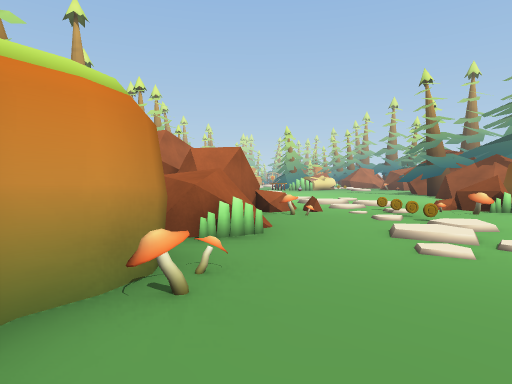
View 1 (above)

21 first-person views from a walk through a Unity game level. The camera is 1.5 m above the floor, tilts 2° down and sees 75° across. The floor is counted in squares, 2 m on a side. Each view is taken from the middle of a square. On the plan, view 1 faces up. The plan holds only what a view shows up to about 11 squares ahead; the rest is blank. The place goes on beyond the plan.

View 2
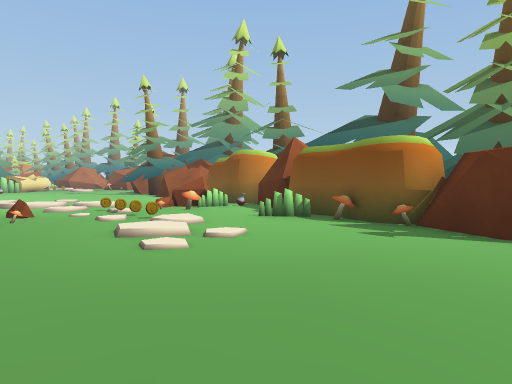

View 3
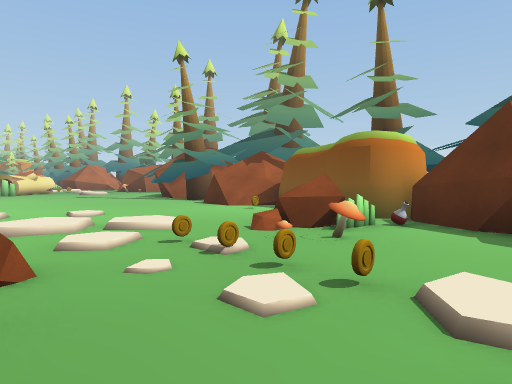

View 4
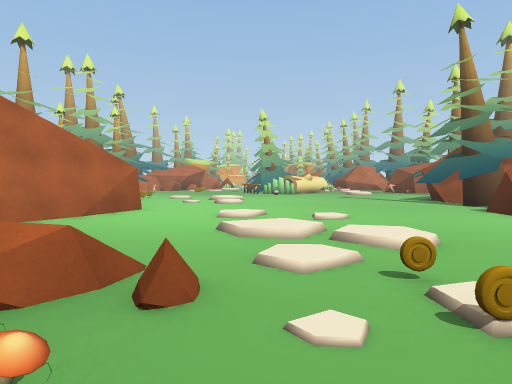

View 5
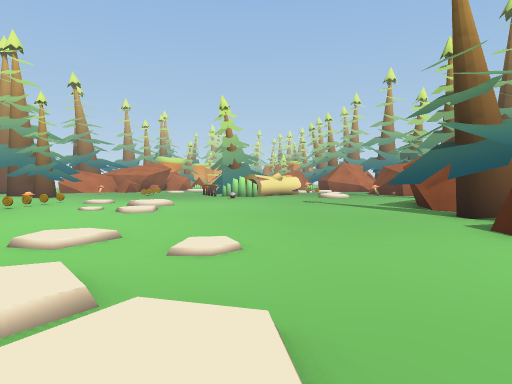

View 6
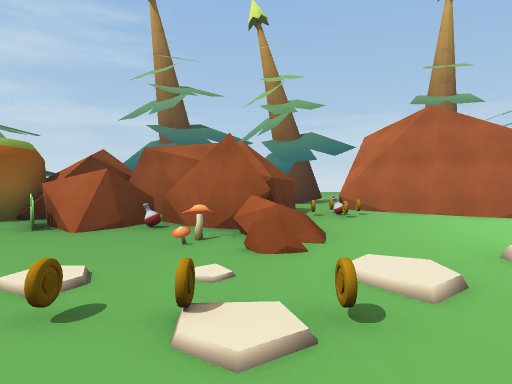

View 7
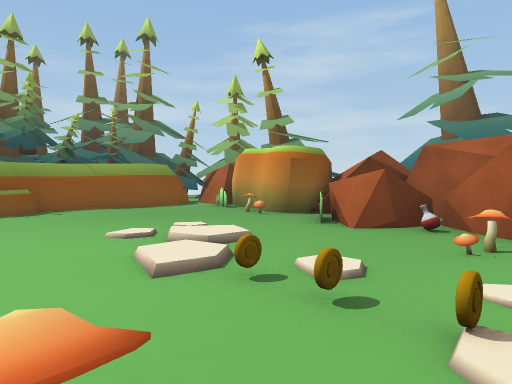

View 8
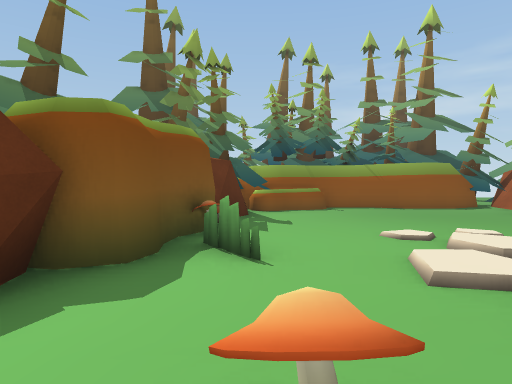

View 9
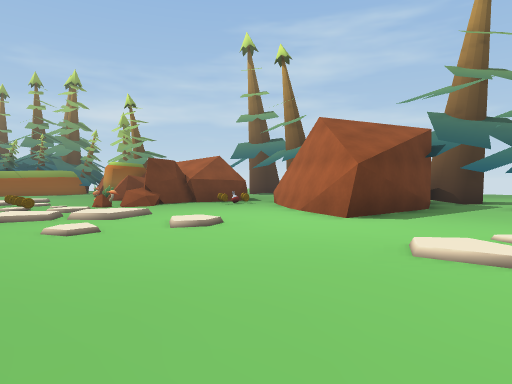

View 10
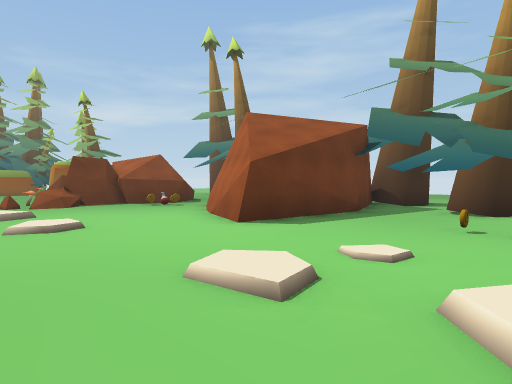

View 11
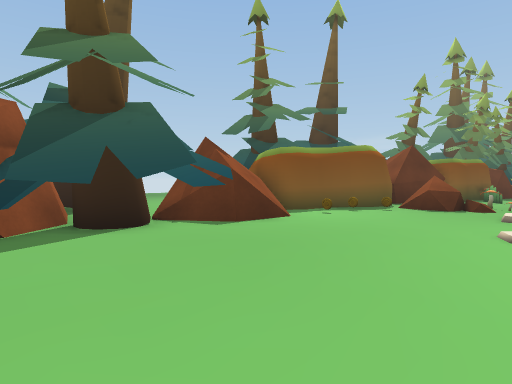

View 12
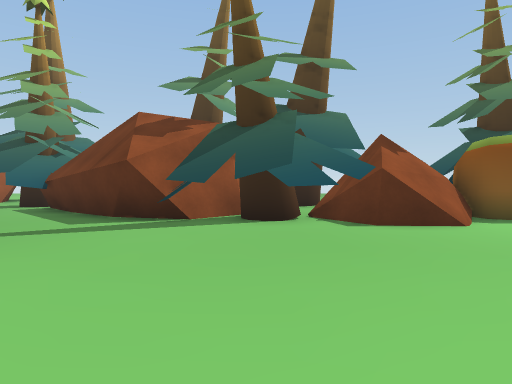

View 13
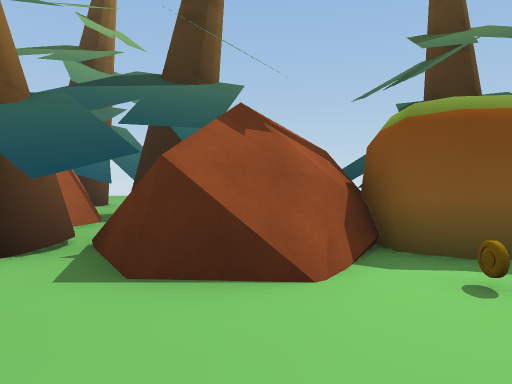

View 14
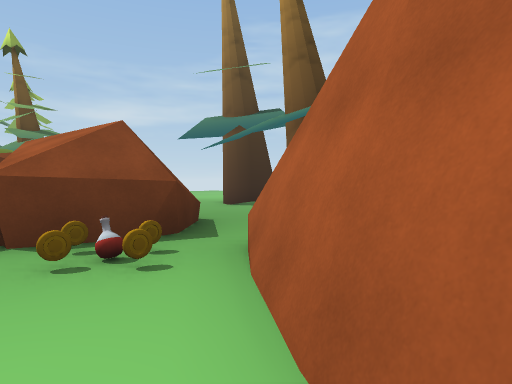

View 15
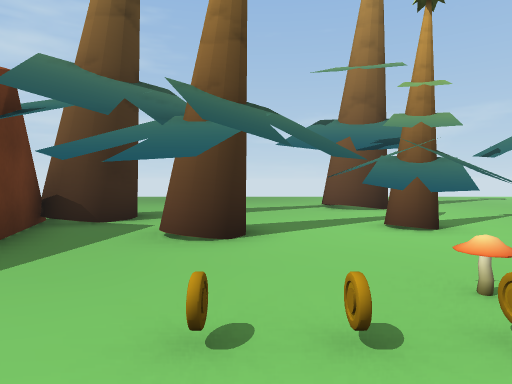

View 16
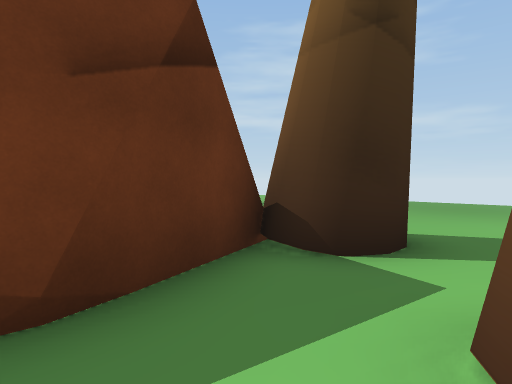

View 17
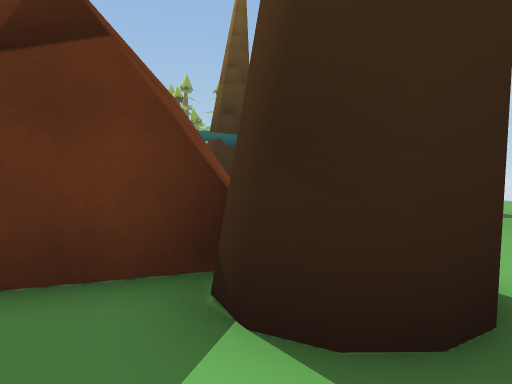

View 18
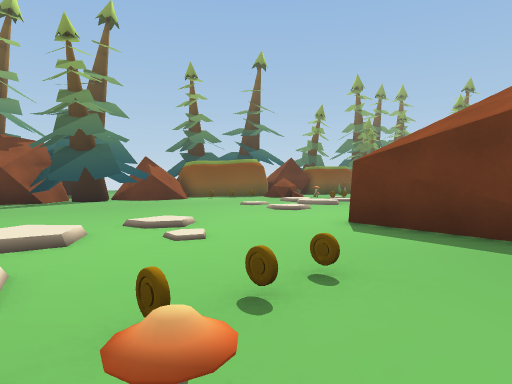

View 19
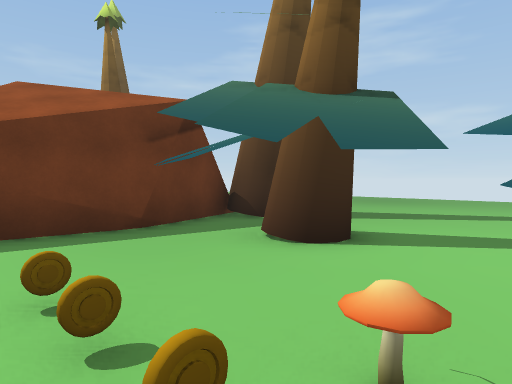

View 20
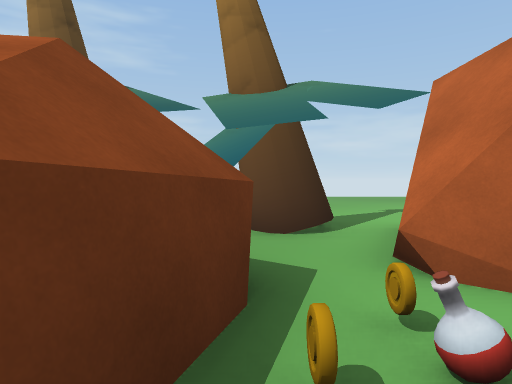

View 21
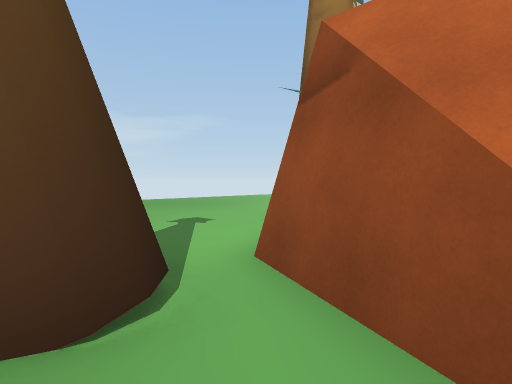

### Floor plan
Key: @ floor where view 1 was taken; # wall or solid block; x gap in a wall; . main floor; : floor 0.25 m higher than the main floor; / step, stairs or slope; = window, fence, low wall or low ledge; ^ raised ledge; R rock; C coin; P potion; T thing the floor can be seen under or through; O other object.
Columns run from 13 left of view 1 to 15 right of it. Each row starts with its distance up from view 1.
 20   .#..TT#. .:..........#
 19   .... T..C..//.......##
 18 ....   ...C../........#    x#
 17 ...   .#...../:.....######...
 16 ......T.............#.####
 15 .. ..TT.###.........###..#
 14 ..... ### ###........#  .#
 13  .. ..##  ##..////...=#
 12  ......## #...........##
 11  .......###C...:/...C.##
 10       .#..CPC...//..O##
  9        #..#C.////.RR.#
  8        #####RRR.C//R.#
  7        ^.  #R.=.C.=.P#
  6     #...  ##RP..C...##
  5     ##.   #RRR./:.O.#
  4            O...//..##
  3           OO#../...#
  2            ##......#
  1            #.......#
  0            #O@....O#
 -1            #.##..O##
 -2            ######

Positions as (right, up) in squares from view 1, and headings:
1: (0, 0), facing up
2: (0, 0), facing up-right
3: (1, 5), facing up-right
4: (2, 6), facing up
5: (4, 9), facing up
6: (5, 8), facing left
7: (5, 8), facing down-left
8: (5, 8), facing down
9: (5, 18), facing down-left
10: (3, 19), facing down-left
11: (3, 18), facing down-right
12: (2, 16), facing right
13: (5, 13), facing right
14: (-1, 13), facing down-left
15: (-1, 18), facing left
16: (-4, 17), facing down-left
17: (-7, 17), facing down
18: (-4, 20), facing down-right
19: (-2, 20), facing down-left
20: (-1, 9), facing left
21: (-4, 9), facing up-left
